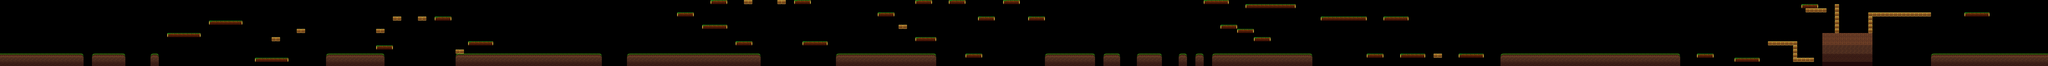

Below is a game level as drawn by its tile map, then a one-line description and the .tmx that defines it (tile-layer data replaced by summaries):
An orthogonal 490x16 tile map with 32x32 px tiles, 1 tile layer (Ground) and 201 objects (2x bear7, 2x oil28, End, bear1, bear2, ...).

<map version="1.0" orientation="orthogonal" width="490" height="16" tilewidth="32" tileheight="32">
 <tileset firstgid="1" name="ground" tilewidth="32" tileheight="32" spacing="4" margin="2">
  <image source="ground.png" width="252" height="252" />
 </tileset>
 <layer name="Ground" width="600" height="16">
  <data>[9600 cells, 1112 non-empty, 13 distinct tile ids]</data>
 </layer>
 <objectgroup name="Objects" width="600" height="16">
  <!-- 134 objects omitted --></objectgroup>
 <objectgroup name="Collision" width="600" height="16">
  <!-- 67 objects omitted --></objectgroup>
</map>
<!-- 201 of 201 objects omitted -->
